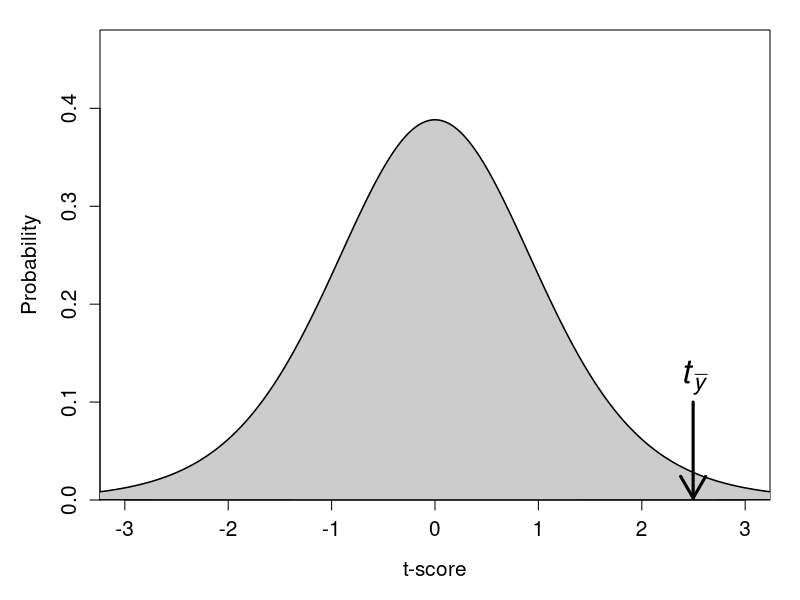
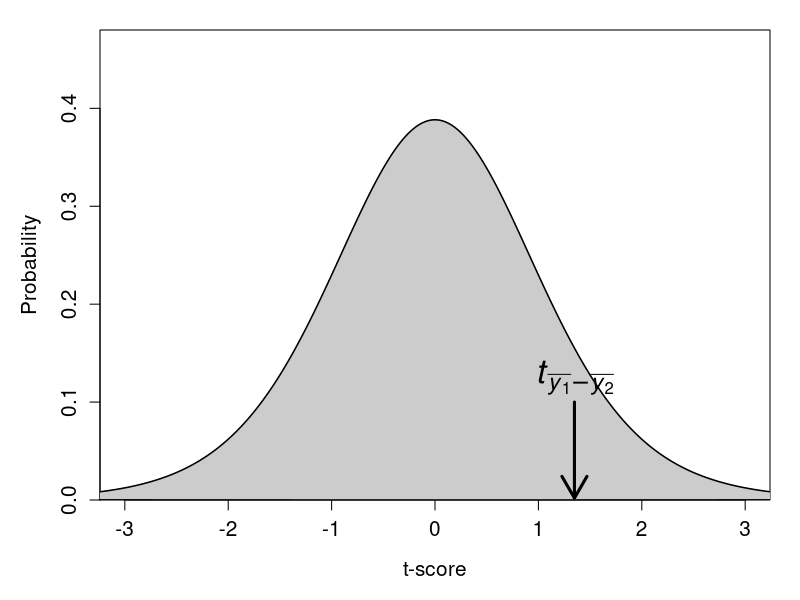
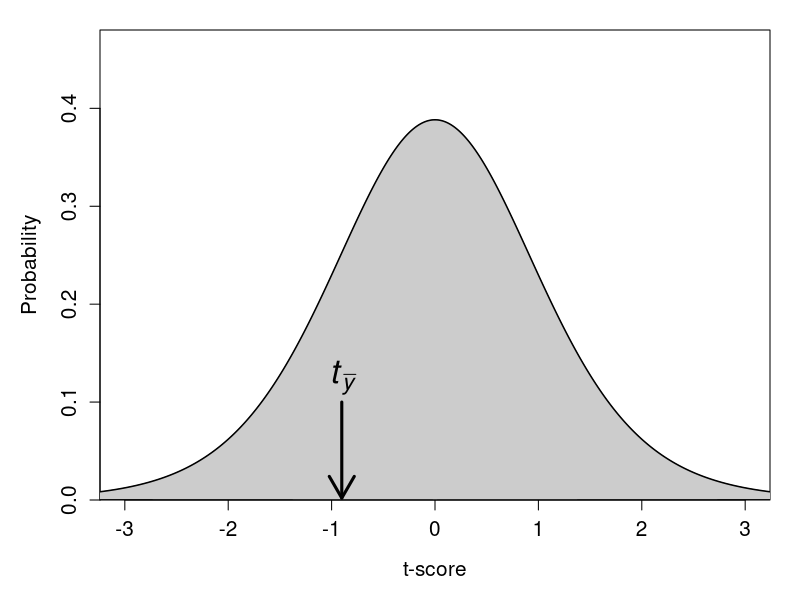
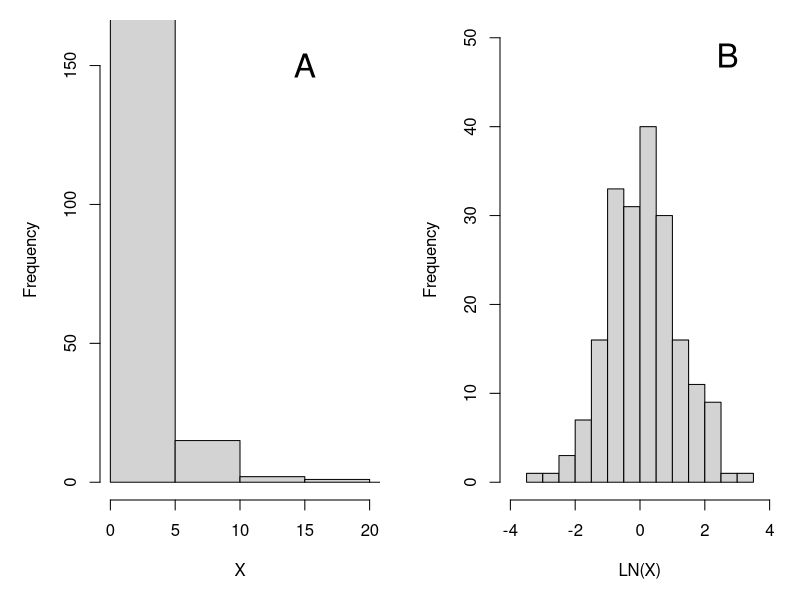

These figures' R source, in order: (Note: this script raises an error after producing the figures.)
## ---- chunk 1
par(mar = c(5, 5, 1.5, 1.5));
xx       <- seq(from = -5, to = 5, by = 0.001);
xx_vals  <- 1:10001;
yy       <- dt(xx, df = 9);
plot(x = xx, y = yy, type = "l", ylim = c(0, 0.48), 
     ylab = "Probability",  xlab = "t-score", lwd = 2, xlim = c(-3, 3),
     cex.lab = 1.25, cex.axis = 1.25, yaxs = "i");
polygon(c(xx[xx_vals], xx[1], xx[10001]), 
        c(yy[xx_vals], 0, 0), col="grey80");
arrows(x0 = 2.496623, x1 = 2.496623, y0 = 0.1, y1 = 0.002, lwd = 3);
mbox <- function(x0, x1, y0, y1){
    xx <- seq(from=x0, to=x1, length.out = 100);
    yy <- seq(from=y0, to=y1, length.out = 100);
    xd <- c(rep(x0, 100), xx, rep(x1,100), rev(xx));
    yd <- c(yy, rep(y1,100), rev(yy), rep(y0, 100));
    return(list(x=xd, y=yd));
}
tbox <- mbox(x0 = 2.496623 - 0.15, 
             x1 = 2.496623 + 0.15, y0 = 5, y1 = 9);
polygon(x=tbox$x, y=tbox$y, lwd=3, border="black", col="white");
text(x = 2.496623, y = 0.125, cex = 2, 
     labels = expression(paste(italic(t[bar(y)]))));
## ---- chunk 2
par(mar = c(5, 5, 1.5, 1.5));
xx       <- seq(from = -5, to = 5, by = 0.001);
xx_vals  <- 1:10001;
yy       <- dt(xx, df = 9);
plot(x = xx, y = yy, type = "l", ylim = c(0, 0.48), 
     ylab = "Probability",  xlab = "t-score", lwd = 2, xlim = c(-3, 3),
     cex.lab = 1.25, cex.axis = 1.25, yaxs = "i");
polygon(c(xx[xx_vals], xx[1], xx[10001]), 
        c(yy[xx_vals], 0, 0), col="grey80");
arrows(x0 = 1.348609, x1 = 1.348609, y0 = 0.1, y1 = 0.002, lwd = 3);
mbox <- function(x0, x1, y0, y1){
    xx <- seq(from=x0, to=x1, length.out = 100);
    yy <- seq(from=y0, to=y1, length.out = 100);
    xd <- c(rep(x0, 100), xx, rep(x1,100), rev(xx));
    yd <- c(yy, rep(y1,100), rev(yy), rep(y0, 100));
    return(list(x=xd, y=yd));
}
tbox <- mbox(x0 = 1.348609 - 0.15, 
             x1 = 1.348609 + 0.15, y0 = 5, y1 = 9);
polygon(x=tbox$x, y=tbox$y, lwd=3, border="black", col="white");
text(x = 1.348609, y = 0.125, cex = 2, 
     labels = expression(paste(italic(t[bar(y[1])-bar(y[2])]))));
## ---- chunk 3
t1 <- c(49.3, 62.9, 73.7, 65.5, 69.6, 70.7, 61.5, 73.4, 61.1, 78.1);
ch <- c(-2.7, -0.2, 0.1, -7.2, -2.8, -1.0, 3.0, -2.1, 3.4, 0.7);
t2 <- t1 + ch;
tt <- rbind(t1, t2, ch);
rownames(tt) <- c("Test 1", "Test 2", "Change");
colnames(tt) <- paste("S", 1:10, sep = "");
knitr::kable(tt, caption = "Test scores from 10 students (S1-S10) for 2 different tests in a hypothetical biology education example.");
## ---- chunk 4
par(mar = c(5, 5, 1.5, 1.5));
xx       <- seq(from = -5, to = 5, by = 0.001);
xx_vals  <- 1:10001;
yy       <- dt(xx, df = 9);
plot(x = xx, y = yy, type = "l", ylim = c(0, 0.48), 
     ylab = "Probability",  xlab = "t-score", lwd = 2, xlim = c(-3, 3),
     cex.lab = 1.25, cex.axis = 1.25, yaxs = "i");
polygon(c(xx[xx_vals], xx[1], xx[10001]), 
        c(yy[xx_vals], 0, 0), col="grey80");
arrows(x0 = -0.9016175, x1 = -0.9016175, y0 = 0.1, y1 = 0.002, lwd = 3);
mbox <- function(x0, x1, y0, y1){
    xx <- seq(from=x0, to=x1, length.out = 100);
    yy <- seq(from=y0, to=y1, length.out = 100);
    xd <- c(rep(x0, 100), xx, rep(x1,100), rev(xx));
    yd <- c(yy, rep(y1,100), rev(yy), rep(y0, 100));
    return(list(x=xd, y=yd));
}
tbox <- mbox(x0 = -0.9016175 - 0.15, 
             x1 = -0.9016175 + 0.15, y0 = 5, y1 = 9);
polygon(x=tbox$x, y=tbox$y, lwd=3, border="black", col="white");
text(x = -0.9016175, y = 0.125, cex = 2, 
     labels = expression(paste(italic(t[bar(y)]))));
## ---- chunk 5
skewed_data <- exp(rnorm(n = 200));
log_tranfrm <- log(skewed_data);
par(mfrow = c(1, 2), mar = c(5, 5, 1, 1));
hist(x = skewed_data, main = "", xlab = "X", breaks = 10, xlim = c(0, 20),
     ylim = c(0, 160));
text(x = 15, y = 150, cex = 2, labels = "A");
hist(x = log_tranfrm, main = "", xlab = "LN(X)", breaks = 10, xlim = c(-4, 4),
     ylim = c(0, 50));
text(x = 2.7, y = 48, cex = 2, labels = "B");
## ---- chunk 6
t1 <- c(49.3, 62.9, 73.7, 65.5, 69.6, 70.7, 61.5, 73.4, 61.1, 78.1);
ch <- c(-2.7, -0.2, 0.1, -7.2, -2.8, -1.0, 3.0, -2.1, 3.4, 0.7);
t2 <- t1 + ch;
tt <- rbind(t1, t2, ch);
rownames(tt) <- c("Test 1", "Test 2", "Change");
colnames(tt) <- paste("S", 1:10, sep = "");
knitr::kable(tt, caption = "Test scores from 10 students (S1-S10) for 2 different tests in a hypothetical biology education example.");
## ---- chunk 7
Score   <- c(49.3, 62.9, 73.7, 65.5, 69.6, 70.7, 61.5, 73.4, 61.1, 78.1,
             57.4, 52.4, 70.5, 71.6, 46.1, 60.4, 70.0, 64.5, 58.8);
Year    <- c(rep(1, 10), rep(2, 9));
Rank    <- rank(Score);
MWtable <- cbind(Year, Score, Rank);
knitr::kable(MWtable, caption = "Test scores from different students across 2 years, and the overall rank of each test score, in a hypothetical biology education example.");
## ---- chunk 8
knitr::include_graphics("img/teaching.jpg");
## ---- chunk 9
student_scores_year_1 <- read.csv("data/student_scores_year_1.csv");
student_scores_year_2 <- read.csv("data/student_scores_year_2.csv");
## ---- chunk 10
knitr::kable(student_scores_year_1, caption = "Student test scores from 2022.",
             align = c("l", "l", "l", "l"));
## ---- chunk 11
knitr::include_graphics("img/jamovi_students_overall.png");
## ---- chunk 12
knitr::kable(student_scores_year_2, caption = "Student test scores from 2023.",
             align = c("l", "l", "l", "l"));
## ---- chunk 13
knitr::include_graphics("img/jamovi_LN_transform.png");
